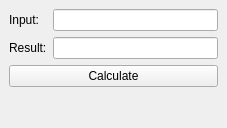
<?xml version="1.0" encoding="UTF-8"?>
<ui version="4.0">
 <class>MainWindow</class>
 <widget class="QMainWindow" name="MainWindow">
  <property name="geometry">
   <rect>
    <x>0</x>
    <y>0</y>
    <width>227</width>
    <height>128</height>
   </rect>
  </property>
  <property name="windowTitle">
   <string>MainWindow</string>
  </property>
  <widget class="QWidget" name="centralwidget">
   <layout class="QFormLayout" name="formLayout">
    <item row="1" column="0">
     <widget class="QLabel" name="label">
      <property name="text">
       <string>Input:</string>
      </property>
     </widget>
    </item>
    <item row="2" column="0">
     <widget class="QLabel" name="label_2">
      <property name="text">
       <string>Result:</string>
      </property>
     </widget>
    </item>
    <item row="2" column="1">
     <widget class="QLineEdit" name="resLineEdit">
      <property name="readOnly">
       <bool>true</bool>
      </property>
     </widget>
    </item>
    <item row="3" column="0" colspan="2">
     <widget class="QPushButton" name="calculateButton">
      <property name="text">
       <string>Calculate</string>
      </property>
     </widget>
    </item>
    <item row="1" column="1">
     <widget class="QLineEdit" name="inputLineEdit"/>
    </item>
   </layout>
  </widget>
 </widget>
 <resources/>
 <connections/>
</ui>
